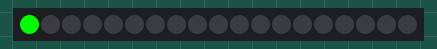
Recording of a sketch running on a simulated Arduino Mega 2560, built with avr-gcc and run on an emulated ATmega2560. On the bench: 19 RGB LEDs in strip order, left to right. Dim RGB values are drawn brighter than linear; what the sketch prints to the serial monitor is not drawn.

Above: at 0.15 s.
At 1.66 s:
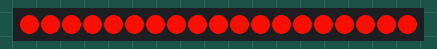
At 2.87 s:
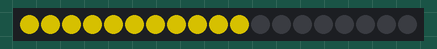
At 5.89 s:
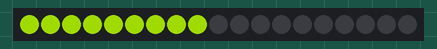
At 9.52 s:
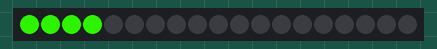
At 12.24 s:
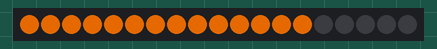

The sketch:

sketch_jul03a.ino
```cpp
//#include<FastLED.h>
//
//#define led_num  19
//#define led_pin  31
//
//CRGB leds[led_num];
//
//void setup() {
//   FastLED.addLeds<WS2812, led_pin, GRB>(leds, led_num);
//    FastLED.setMaxPowerInVoltsAndMilliamps(5,500);
//    FastLED.clear();
//    FastLED.show();
//}
//
//void loop() {
//  leds[0] = CRGB(255,0,0);
//  leds[1] = CRGB(0,255,0);
//  leds[2] = CRGB(0,0,255);
//
//  FastLED.show();
//}
//#include <FastLED.h>
//
//#define LED_PIN     7
//#define NUM_LEDS    19
//
//CRGB leds[NUM_LEDS];
//
//void setup() {
//
//  FastLED.addLeds<WS2812, LED_PIN, GRB>(leds, NUM_LEDS);
//  pinMode(A5,INPUT);
//  Serial.begin(9600);
//}
//void loop() {
//  int x = analogRead(A5);
//
//  x=map(x, 0,1023, 0,19);
//  Serial.println(x);
//  FastLED.clear();
//  FastLED.fill_solid(leds[0],19,CRGB(0.70*x,255-(0.70*x),0));
//  FastLED.show();
//}
//}
#include <FastLED.h>

#define LED_PIN     31
#define NUM_LEDS    19

CRGB leds[NUM_LEDS];

void setup() {

  FastLED.addLeds<WS2812, LED_PIN, GRB>(leds, NUM_LEDS);
  pinMode(A5,INPUT);
  Serial.begin(9600);

}
long ms=0;
int x = 0;
int y=0;
void loop() {

  if(millis()-ms>=8){
  x=x+50;
  ms=millis();
  }
  if(x>=1023)
  x=0;
  y=map(x, 0,1023, 0,19);
  FastLED.clear();
for (int i=0; i<=y; i++){

  leds[i]=CRGB(13.42*y,255-(13.42*y),0);

}FastLED.show();
Serial.println(x);
}
```
